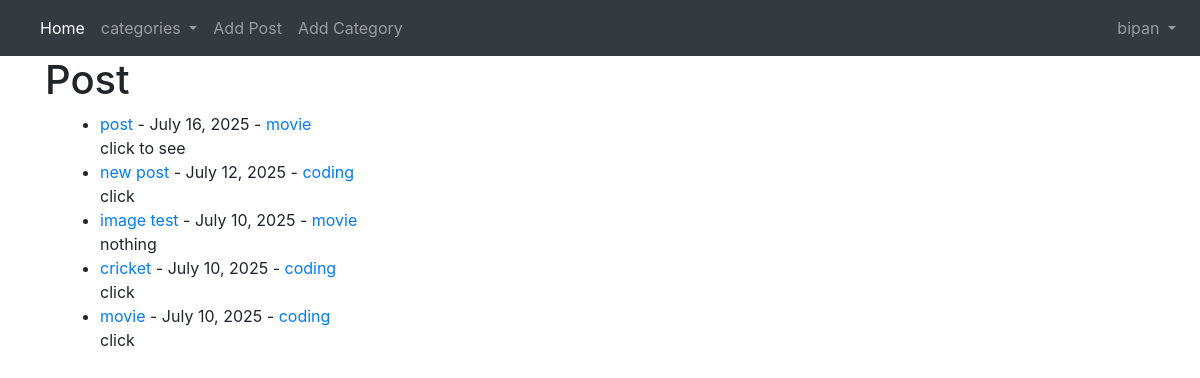
The app's page / (signed in) with its own data.
### theblog/models.py (models this page shows, shortened)
class post(models.Model):
    title = models.CharField(max_length=255)
    author= models.ForeignKey(User,on_delete=models.CASCADE)
    header_image=models.ImageField(null=True,blank=True,upload_to='images/')
    body= RichTextField(blank=True,null=True)
    post_date=models.DateField(auto_now_add=True)
    category=models.CharField(max_length=255,default='coding')
    snippet=models.CharField(max_length=255)
    likes=models.ManyToManyField(User,related_name='blog_posts')

### theblog/views.py (the view)
# urls.py: path('',Homeview.as_view(),name='home'),
class Homeview(ListView):
    model=post
    template_name='home.html'
    ordering=['-id']
    def get_context_data(self, *args ,**kwargs):
        catmenu=Category.objects.all()
        context = super(Homeview, self).get_context_data(*args ,**kwargs)
        context['catmenu']=catmenu
        return context

### theblog/models.py (called while the page is built)
    def __str__(self):
        return str(self.name)

### theblog/templates/home.html (shortened to what this page needs)
{%extends 'base.html'%}
{%block content%}
<h1>Post</h1>
<div class='container-fluid'>
<ul>
{% for post in object_list %}
    <li><a href='{% url 'blog-article' post.pk %}'>{{post.title}}<a>  - {{post.post_date}} - <a href='{% url 'categorys' post.category|slugify %}'>{{post.category}}</a><br/>
    {{post.snippet}}</li>
{%endfor%}
</ul>
</div>
{%endblock%}

### theblog/templates/base.html (shortened to what this page needs)
<!doctype html>
<html lang="en">
  <head>
    <link rel="stylesheet" href="https://cdn.jsdelivr.net/npm/bootstrap@4.4.1/dist/css/bootstrap.min.css">
  </head>
  <body>
    <nav class="navbar navbar-expand-lg navbar-dark bg-dark">
  <div class="collapse navbar-collapse" id="navbarSupportedContent">
    <ul class="navbar-nav mr-auto">
      <li class="nav-item active">
        <a class="nav-link" href="{%url 'home'%}">Home <span class="sr-only">(current)</span></a>
      </li>
      {%if catmenu %}
      <li class="nav-item dropdown">
        <a class="nav-link dropdown-toggle" href="#" id="navbarDropdown" role="button" data-toggle="dropdown" aria-haspopup="true" aria-expanded="false">
          categories
        </a>
      </li>
      {%else%}
      <li class="nav-item">
        <a class="nav-link" href="{%url 'categorylist'%}">Category list</a>
      </li>
      {%endif%}
      {%if user.is_authenticated%}
      <li class="nav-item">
        <a class="nav-link" href="{%url 'addpost'%}">Add Post</a>
      </li>
      <li class="nav-item">
        <a class="nav-link" href="{%url 'add_category'%}">Add Category</a>
      </li>
        </div>
      {%endif%}
     <ul class="navbar-nav ml">
    <li class="nav-item dropdown">
      {%if user.is_authenticated %}
        <a class="nav-link dropdown-toggle" id="navbarDropdown" role="button" data-toggle="dropdown" aria-haspopup="true" aria-expanded="false">
          {{user}}
        </a>
    {%endif%}
     </ul>
</nav>
    <div class='container'>{%block content%}
    {%endblock%}<div>
  </body>
</html>

### records on screen
post: title "post", post_date "July 16, 2025", category "movie", snippet "click to see"
post: title "new post", post_date "July 12, 2025", category "coding", snippet "click"
post: title "image test", post_date "July 10, 2025", category "movie", snippet "nothing"
post: title "cricket", post_date "July 10, 2025", category "coding", snippet "click"
post: title "movie", post_date "July 10, 2025", category "coding", snippet "click"

### other values on screen
{{ user }} "bipan"
